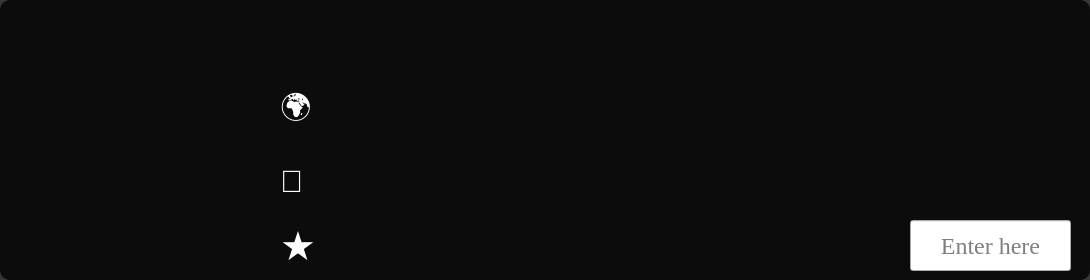
                <widget class="QFrame" name="frameResult7">
                 <property name="styleSheet">
                  <string notr="true">QFrame {
    background-color: rgba(0, 0, 0, 200);
    border-radius: 10px;
}

QFrame:hover {
    background-color: rgba(0,0,0,150);
}
</string>
                 </property>
                 <property name="frameShape">
                  <enum>QFrame::StyledPanel</enum>
                 </property>
                 <property name="frameShadow">
                  <enum>QFrame::Raised</enum>
                 </property>
                 <widget class="QLabel" name="labelRate7">
                  <property name="geometry">
                   <rect>
                    <x>330</x>
                    <y>220</y>
                    <width>211</width>
                    <height>51</height>
                   </rect>
                  </property>
                  <property name="font">
                   <font>
                    <family>Georgia</family>
                    <pointsize>14</pointsize>
                    <weight>9</weight>
                    <italic>false</italic>
                    <bold>false</bold>
                   </font>
                  </property>
                  <property name="styleSheet">
                   <string notr="true">background-color: transparent;
font: 75 14pt &quot;Georgia&quot;;
COLOR: rgb(255, 255, 255);</string>
                  </property>
                  <property name="text">
                   <string/>
                  </property>
                 </widget>
                 <widget class="QLabel" name="labelFigure7">
                  <property name="geometry">
                   <rect>
                    <x>10</x>
                    <y>15</y>
                    <width>250</width>
                    <height>251</height>
                   </rect>
                  </property>
                  <property name="font">
                   <font>
                    <family>Sitka Text</family>
                    <pointsize>10</pointsize>
                   </font>
                  </property>
                  <property name="styleSheet">
                   <string notr="true">background-color: transparent;
border-radius: 10px;</string>
                  </property>
                  <property name="text">
                   <string/>
                  </property>
                 </widget>
                 <widget class="QLabel" name="labelLocation7">
                  <property name="geometry">
                   <rect>
                    <x>330</x>
                    <y>80</y>
                    <width>751</width>
                    <height>51</height>
                   </rect>
                  </property>
                  <property name="font">
                   <font>
                    <family>Georgia</family>
                    <pointsize>14</pointsize>
                    <weight>9</weight>
                    <italic>false</italic>
                    <bold>false</bold>
                   </font>
                  </property>
                  <property name="styleSheet">
                   <string notr="true">background-color: transparent;
font: 75 14pt &quot;Georgia&quot;;
COLOR: rgb(255, 255, 255);</string>
                  </property>
                  <property name="text">
                   <string/>
                  </property>
                 </widget>
                 <widget class="QLabel" name="labelCategories7">
                  <property name="geometry">
                   <rect>
                    <x>330</x>
                    <y>150</y>
                    <width>751</width>
                    <height>51</height>
                   </rect>
                  </property>
                  <property name="font">
                   <font>
                    <family>Georgia</family>
                    <pointsize>14</pointsize>
                    <weight>9</weight>
                    <italic>false</italic>
                    <bold>false</bold>
                   </font>
                  </property>
                  <property name="styleSheet">
                   <string notr="true">background-color: transparent;
font: 75 14pt &quot;Georgia&quot;;
COLOR: rgb(255, 255, 255);</string>
                  </property>
                  <property name="text">
                   <string/>
                  </property>
                 </widget>
                 <widget class="QLabel" name="labelRateIcon7">
                  <property name="geometry">
                   <rect>
                    <x>280</x>
                    <y>225</y>
                    <width>41</width>
                    <height>41</height>
                   </rect>
                  </property>
                  <property name="font">
                   <font>
                    <family>MS Shell Dlg 2</family>
                    <pointsize>30</pointsize>
                    <weight>50</weight>
                    <italic>false</italic>
                    <bold>false</bold>
                   </font>
                  </property>
                  <property name="styleSheet">
                   <string notr="true">font: 30pt &quot;MS Shell Dlg 2&quot;;
COLOR:rgb(255, 255, 255); background-color: transparent</string>
                  </property>
                  <property name="text">
                   <string>★</string>
                  </property>
                  <property name="scaledContents">
                   <bool>true</bool>
                  </property>
                 </widget>
                 <widget class="QLabel" name="labelMessage7">
                  <property name="geometry">
                   <rect>
                    <x>280</x>
                    <y>160</y>
                    <width>41</width>
                    <height>41</height>
                   </rect>
                  </property>
                  <property name="font">
                   <font>
                    <family>MS Shell Dlg 2</family>
                    <pointsize>23</pointsize>
                    <weight>50</weight>
                    <italic>false</italic>
                    <bold>false</bold>
                   </font>
                  </property>
                  <property name="styleSheet">
                   <string notr="true">font: 23pt &quot;MS Shell Dlg 2&quot;;
COLOR:rgb(255, 255, 255); background-color: transparent</string>
                  </property>
                  <property name="text">
                   <string>💬</string>
                  </property>
                  <property name="scaledContents">
                   <bool>true</bool>
                  </property>
                 </widget>
                 <widget class="QLabel" name="labelLocationIcon7">
                  <property name="geometry">
                   <rect>
                    <x>280</x>
                    <y>90</y>
                    <width>41</width>
                    <height>41</height>
                   </rect>
                  </property>
                  <property name="font">
                   <font>
                    <family>MS Shell Dlg 2</family>
                    <pointsize>23</pointsize>
                    <weight>50</weight>
                    <italic>false</italic>
                    <bold>false</bold>
                   </font>
                  </property>
                  <property name="styleSheet">
                   <string notr="true">font: 23pt &quot;MS Shell Dlg 2&quot;;
COLOR:rgb(255, 255, 255); background-color: transparent</string>
                  </property>
                  <property name="text">
                   <string>🌍</string>
                  </property>
                  <property name="scaledContents">
                   <bool>true</bool>
                  </property>
                 </widget>
                 <widget class="QLabel" name="labelName7">
                  <property name="geometry">
                   <rect>
                    <x>280</x>
                    <y>10</y>
                    <width>801</width>
                    <height>61</height>
                   </rect>
                  </property>
                  <property name="font">
                   <font>
                    <family>Georgia</family>
                    <pointsize>18</pointsize>
                    <weight>9</weight>
                    <italic>false</italic>
                    <bold>false</bold>
                   </font>
                  </property>
                  <property name="styleSheet">
                   <string notr="true">background-color: transparent;
font: 75 18pt &quot;Georgia&quot;;
COLOR: rgb(255, 255, 255);</string>
                  </property>
                  <property name="text">
                   <string/>
                  </property>
                 </widget>
                 <widget class="QLineEdit" name="lineEditRating7">
                  <property name="geometry">
                   <rect>
                    <x>910</x>
                    <y>220</y>
                    <width>161</width>
                    <height>51</height>
                   </rect>
                  </property>
                  <property name="font">
                   <font>
                    <family>Georgia</family>
                    <pointsize>18</pointsize>
                    <weight>9</weight>
                    <italic>false</italic>
                    <bold>false</bold>
                   </font>
                  </property>
                  <property name="styleSheet">
                   <string notr="true">QLineEdit {
    background-color:rgb(247, 247, 247);
color:rgb(0, 0, 0);
    border-radius: 10px;text-align: center;
 
	font: 75 18pt &quot;Georgia&quot;;
}

QLineEdit:hover{
    background-color: rgb(229, 229, 229) };</string>
                  </property>
                  <property name="text">
                   <string/>
                  </property>
                  <property name="alignment">
                   <set>Qt::AlignCenter</set>
                  </property>
                  <property name="placeholderText">
                   <string>Enter here</string>
                  </property>
                 </widget>
                </widget>
